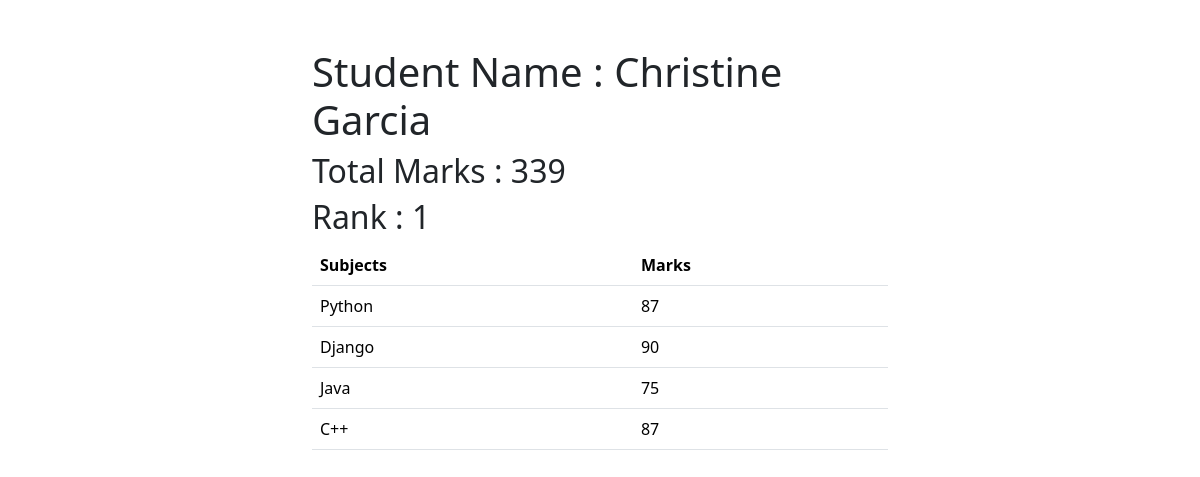
The page /detail/4 on the database its author committed.
### Student/models.py (models this page shows, shortened)
class Student(models.Model):
    name = models.CharField(max_length=100)
    email = models.EmailField(max_length=100)
    age = models.IntegerField()

class Mark(models.Model):
    student = models.ForeignKey(Student , on_delete=models.CASCADE , related_name="studentmarks")
    subject = models.ForeignKey(Subject , on_delete=models.CASCADE)
    mark = models.IntegerField()

class Subject(models.Model):
    name = models.CharField(max_length=100)
    def __str__(self):
        return self.name

### Student/views.py (the view)
# urls.py: path('detail/<int:id>', detail , name="detail")
def detail(request,id):
    sum = 0
    a = Mark.objects.filter(student_id=id)
    b = Student.objects.filter(id=id).get()
    c = Mark.objects.filter(student_id = id).aggregate(Sum('mark'))
    rank = Student.objects.annotate(mark = Sum('studentmarks__mark')).order_by('-mark')
    crank = -1
    i = 1
    for r in rank:
        if id == r.id:
            crank = i
            break
        i += 1
    return render(request, 'Student/detail.html',{"a":a , "b":b , "c":c , "rank":crank})

### Student/templates/Student/detail.html (shortened to what this page needs)
<!DOCTYPE html>
<html lang="en">
<head>
    <link href="https://cdn.jsdelivr.net/npm/bootstrap@5.3.3/dist/css/bootstrap.min.css" rel="stylesheet">
</head>
<body>
    <div class="container mt-5 col-6">
        <h1>Student Name : {{b.name}}</h1>
        <h2>Total Marks : {{c.mark__sum}}</h2>
        <h2>Rank : {{rank}}</h2>
        <table class="table" align="center">
            <thead>
              <tr>
                <th scope="col">Subjects</th>
                <th scope="col">Marks</th>
              </tr>
            </thead>
            <tbody>
                {% for row in a %}
              <tr>
                <td>{{row.subject}}</td>
                <td>{{row.mark}}</td>
              </tr>
              {% endfor %}
            </tbody>
        </table>
    </div>
</body>
</html>

### rows shown on the page
Student: name "Christine Garcia"
Mark: subject "Python", mark "87"
Mark: subject "Django", mark "90"
Mark: subject "Java", mark "75"
Mark: subject "C++", mark "87"

### other values the page prints
{{ c.mark__sum }} "339"
{{ rank }} "1"
